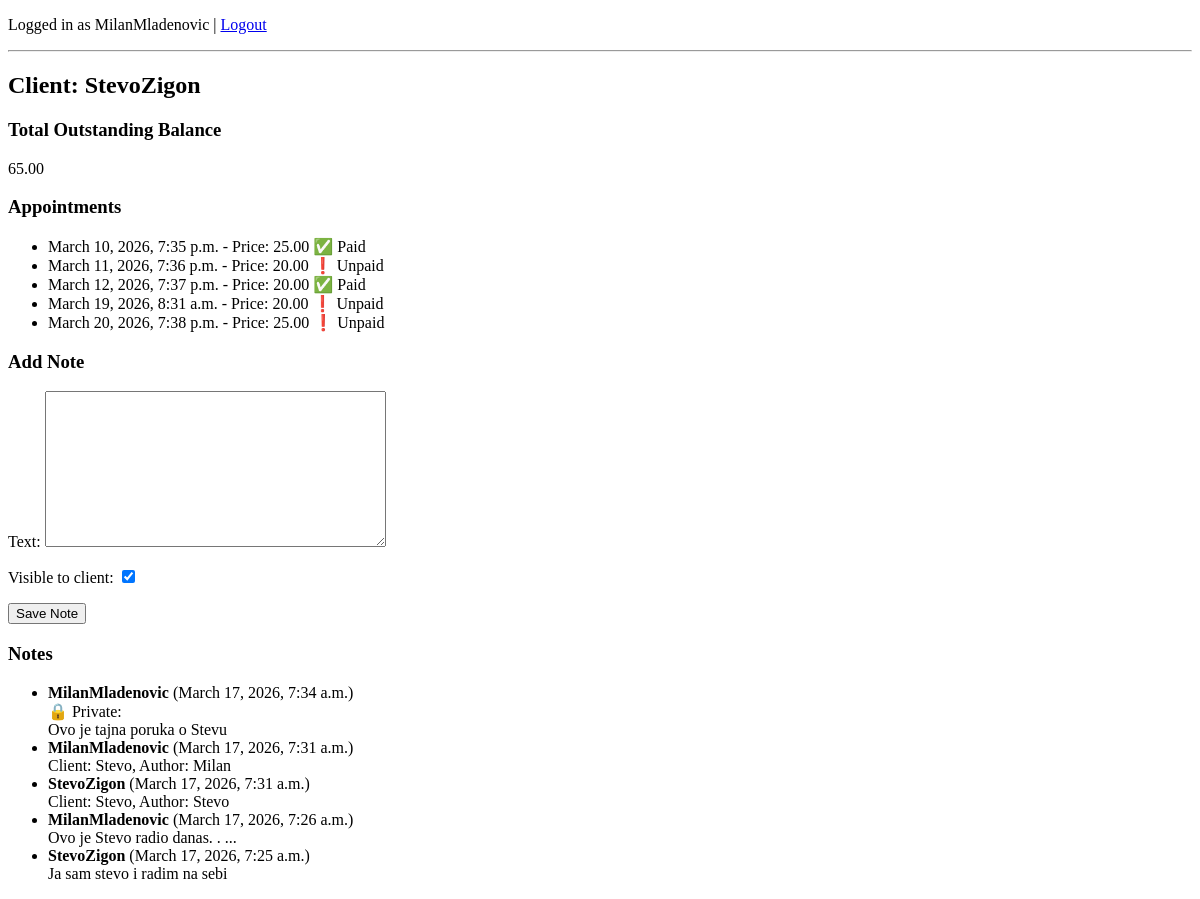
The page /client/9/ (signed in) on the database as committed earlier.
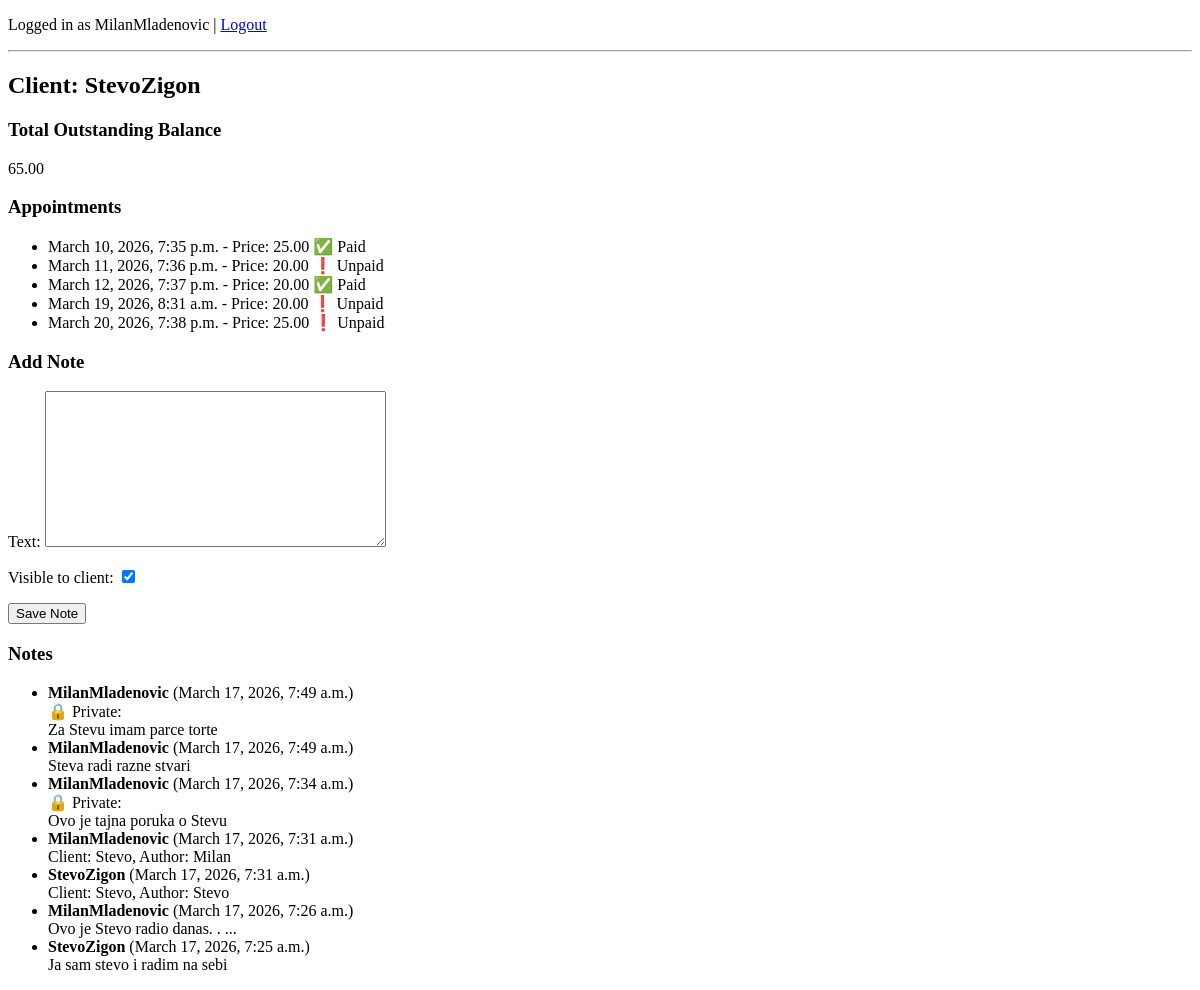
The same page on the database as committed later.
### appointments/models.py (models this page shows, shortened)
class Appointment(models.Model):
    psychologist = models.ForeignKey(
        settings.AUTH_USER_MODEL,
        on_delete=models.CASCADE,
        related_name='appointments_as_psychologist',
        limit_choices_to={'role':'psychologist'}
    )
    client = models.ForeignKey(
        settings.AUTH_USER_MODEL,
        on_delete=models.CASCADE,
        related_name='appointment_as_client',
        limit_choices_to={'role':'client'}
    )
    start_time = models.DateTimeField()
    end_time = models.DateTimeField()
    price = models.DecimalField(max_digits=8, decimal_places=2)
    paid = models.BooleanField(default=False)

class Note(models.Model):
    client = models.ForeignKey(
        settings.AUTH_USER_MODEL,
        on_delete=models.CASCADE,
        related_name='notes'
    )
    author = models.ForeignKey(
        settings.AUTH_USER_MODEL,
        on_delete=models.CASCADE,
        related_name='written_notes'
    )
    text = models.TextField()
    visible_to_client = models.BooleanField(default=True)
    created_at = models.DateTimeField(auto_now_add=True)

### users/models.py (models this page shows)
class User(AbstractUser):
    ROLE_CHOICES = (
        ('psychologist', 'Psychologist'),
        ('client', 'Client'),
    )
    role = models.CharField(max_length=20, choices=ROLE_CHOICES)

### users/views.py (the view)
# urls.py: path('client/<int:client_id>/', client_detail, name='client_detail'),
@login_required
def client_detail(request, client_id):
    client = get_object_or_404(User, id=client_id, role='client')
    appointments = Appointment.objects.filter(
        client=client
    ).order_by('start_time')
    unpaid_appointments = appointments.filter(paid=False)
    total_due = sum(a.price for a in unpaid_appointments)
    notes = Note.objects.filter(client=client).order_by('-created_at')
    if request.method == "POST":
        form = NoteForm(request.POST)
        if form.is_valid():
            note = form.save(commit=False)
            note.client = client
            note.author = request.user
            note.save()
            return redirect("client_detail", client_id=client.id)
    else:
        form = NoteForm()
    return render(request, "client_detail.html", {
        "client": client,
        "appointments": appointments,
        "total_due": total_due,
        "notes": notes,
        "form": form
    })

### appointments/forms.py
class NoteForm(forms.ModelForm):
    class Meta:
        model = Note
        fields = ["text", "visible_to_client"]

### templates/client_detail.html (shortened to what this page needs)
{% extends "base.html" %}
{% block content %}
<h2>Client: {{ client.username }}</h2>
<h3>Total Outstanding Balance</h3>
<p>{{ total_due }}</p>
<h3>Appointments</h3>
<ul>
{% for appointment in appointments %}
    <li>
        {{ appointment.start_time }} -
        Price: {{ appointment.price }}
        {% if appointment.paid %}
            ✅ Paid
        {% else %}
            ❗ Unpaid
        {% endif %}
    </li>
{% empty %}
    <li>No appointments</li>
{% endfor %}
</ul>
<h3>Add Note</h3>
<form method="post">
    {{ form.as_p }}
    <button type="submit">Save Note</button>
</form>
<h3>Notes</h3>
<ul>
{% for note in notes %}
    <li>
        <strong>{{ note.author.username }}</strong>
        ({{ note.created_at }})<br>
        {% if not note.visible_to_client %}
            🔒 Private:<br>
        {% endif %}
        {{ note.text }}
    </li>
{% empty %}
    <li>No notes yet</li>
{% endfor %}
</ul>
{% endblock %}

Rows that differ between the two databases and show on the page:
added Note: author.username "MilanMladenovic", created_at "March 17, 2026, 7:49 a.m.", shows "🔒 Private:", text "Za Stevu imam parce torte"
added Note: author.username "MilanMladenovic", created_at "March 17, 2026, 7:49 a.m.", text "Steva radi razne stvari"
